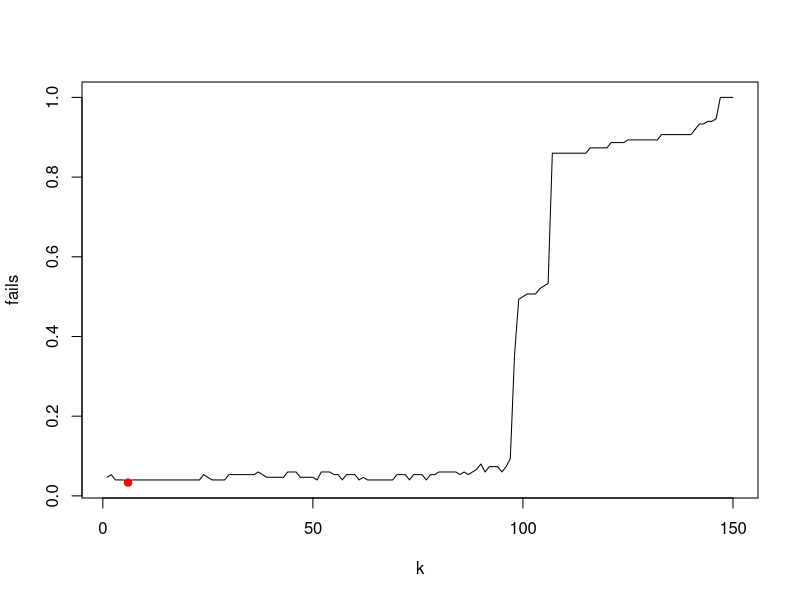

Write the R code that produced this figure.
euclideanDistance <- function(u, v)
{
  sqrt(sum((u - v)^2))
}

sortObjectsByDist <- function(xl, z, metricFunction = euclideanDistance)
{
  l <- dim(xl)[1]
  n <- dim(xl)[2] - 1
  distances <- matrix(NA, l, 2)
  for (i in 1:l)
  {
    distances[i, ] <- c(i, metricFunction(xl[i, 1:n], z))
  }
  orderedXl <- xl[order(distances[, 2]), ]
  return (orderedXl);
}

looknn <- function(len, data)
{
  result = c(rep(0, length( seq(1, len, 1) ) ) )
  
  for(i in c(1:length(data[,1]) ) ){
    xl <- data[-i,]
    z <- data[i,1:2]
    
    orderedXl <- sortObjectsByDist(xl, z)
    n <- dim(orderedXl)[2] - 1 
    
    for (k in seq(1, len, 1)){
      classes <- orderedXl[1:k, n+1]
      count <- table(classes)
      class <- names(which.max(count))
      
      if(class != data[i,3]){
        result[k] = result[k] + 1
      }
    }   
  }  
  
  return(result)
}

iris30 = iris[3:5]
len <- length(iris30[,1])
loo <- looknn(len, iris30) / len
plot(c(1:len), loo, type ="n", xlab='k', ylab='fails')
lines(c(1:len), loo, type="l", pch=22, lty=1, col="black")
print(which.min(loo))
points(which.min(loo), min(loo) ,pch = 21, bg = "red", col="red", asp = 1)